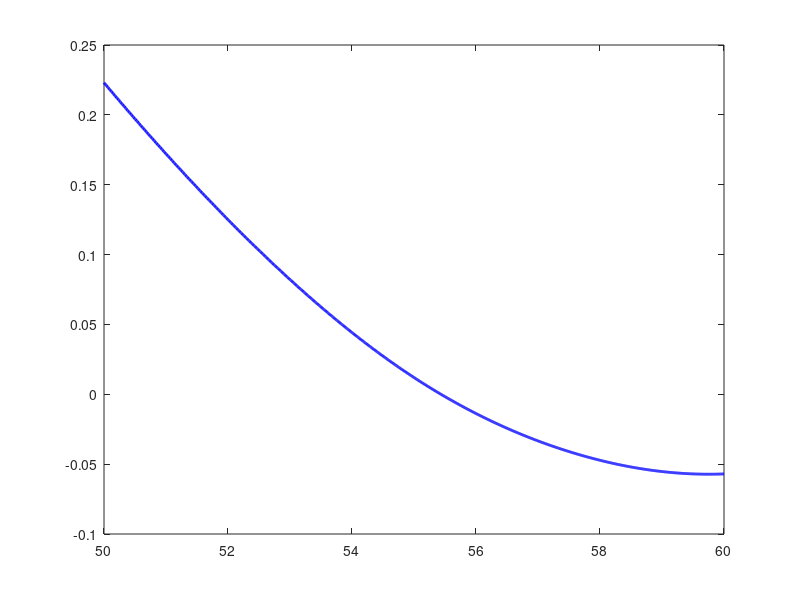

This chart was generated by the following MATLAB code: (Note: this script raises an error after producing the figure.)
clc;
clear;
close all;

% Datos de frecuencia
f = [10.0 12.5 15.0 17.5 20.0 22.5 25.0 27.5 30.0 32.5 ...
    35.0 37.5 40.0 42.5 45.0 47.5 50.0 52.5 55.0 57.5 ...
    60.0 62.5 65.0 67.5 70.0 72.5 75.0 77.5 80.0 82.5 ...
    85.0 87.5 90.0 92.5 95.0 97.5 100.0 102.5 105.0 107.5];

% Datos de voltaje
V = [0.842 0.911 0.986 1.062 1.143 1.227 1.314 1.401 1.482 1.551 ...
    1.216 1.048 0.866 0.689 0.521 0.364 0.223 0.103 0.012 -0.041 ...
    -0.057 -0.034 0.018 0.096 0.197 0.318 0.452 0.579 0.700 0.809 ...
    0.611 0.688 0.756 0.811 0.856 0.894 0.926 0.954 0.980 1.004];

% Construccion del spline
sp = spline(f,V);

% Funcion g(f)=V(f)
g = @(x) ppval(sp,x);

% Intervalo inicial
a = 55.0;
b = 57.5;

tol = 1e-6;

% Metodo de biseccion
while (b-a)/2 > tol

    c = (a+b)/2;

    if g(a)*g(c) < 0
        b = c;
    else
        a = c;
    end

end

raiz = (a+b)/2;

fprintf('Primera raiz aproximada = %.4f kHz\n', raiz);

% Grafica
fino = linspace(50,60,1000);

figure;
plot(fino,ppval(sp,fino),'b','LineWidth',2);
hold on;
yline(0,'r--');
plot(raiz,0,'ko','MarkerFaceColor','k');

grid on;

xlabel('Frecuencia (kHz)');
ylabel('V(f)');

title('Primera raiz usando biseccion');

legend('Spline V(f)','Nivel cero','Raiz');
